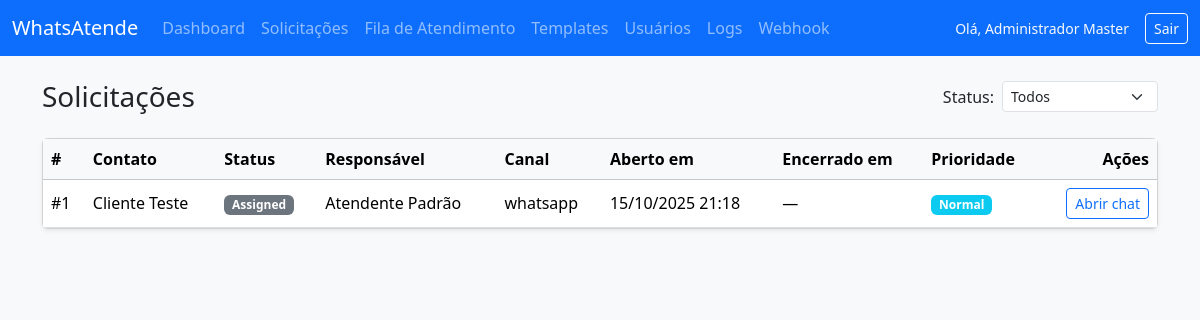
The app's page /admin/tickets (signed in) with its own data.
### tables this page shows
CREATE TABLE IF NOT EXISTS tickets (
    id BIGINT UNSIGNED AUTO_INCREMENT PRIMARY KEY,
    contact_id BIGINT UNSIGNED NOT NULL,
    subject VARCHAR(191) NULL,
    status ENUM('open','assigned','resolved','closed') NOT NULL DEFAULT 'open',
    priority ENUM('low','normal','high','urgent') NOT NULL DEFAULT 'normal',
    assigned_user_id BIGINT UNSIGNED NULL,
    opened_at DATETIME NOT NULL DEFAULT CURRENT_TIMESTAMP,
    closed_at DATETIME NULL,
    sla_due_at DATETIME NULL,
    channel VARCHAR(60) NOT NULL DEFAULT 'whatsapp',
    CONSTRAINT fk_tickets_contact FOREIGN KEY (contact_id) REFERENCES contacts(id)
        ON UPDATE CASCADE,
    CONSTRAINT fk_tickets_assigned_user FOREIGN KEY (assigned_user_id) REFERENCES users(id)
        ON UPDATE CASCADE
);

CREATE TABLE IF NOT EXISTS contacts (
    id BIGINT UNSIGNED AUTO_INCREMENT PRIMARY KEY,
    external_id VARCHAR(190) NOT NULL UNIQUE,
    display_name VARCHAR(150) NULL,
    phone VARCHAR(25) NULL,
    email VARCHAR(190) NULL,
    last_interaction_at DATETIME NULL,
    created_at DATETIME NOT NULL DEFAULT CURRENT_TIMESTAMP,
    updated_at DATETIME NOT NULL DEFAULT CURRENT_TIMESTAMP ON UPDATE CURRENT_TIMESTAMP
);

CREATE TABLE IF NOT EXISTS users (
    id BIGINT UNSIGNED AUTO_INCREMENT PRIMARY KEY,
    role_id TINYINT UNSIGNED NOT NULL,
    full_name VARCHAR(150) NOT NULL,
    email VARCHAR(190) NOT NULL UNIQUE,
    cpf CHAR(11) NOT NULL UNIQUE,
    password_hash VARCHAR(255) NOT NULL,
    is_active TINYINT(1) NOT NULL DEFAULT 1,
    last_login_at DATETIME NULL,
    created_at DATETIME NOT NULL DEFAULT CURRENT_TIMESTAMP,
    updated_at DATETIME NOT NULL DEFAULT CURRENT_TIMESTAMP ON UPDATE CURRENT_TIMESTAMP,
    CONSTRAINT fk_users_role FOREIGN KEY (role_id) REFERENCES roles(id)
        ON UPDATE CASCADE
);

### app/helpers.php (called while the page is built, shortened)
<?php
function base_path(string $path = ''): string
{
    $base = dirname(__DIR__);
    return $path === '' ? $base : $base . DIRECTORY_SEPARATOR . ltrim($path, DIRECTORY_SEPARATOR);
}
function view(string $name, array $data = []): void
{
    $viewPath = base_path('app/Views/' . str_replace(['.', '\\'], '/', $name) . '.php');
    extract($data, EXTR_SKIP);
    require $viewPath;
}

### app/Controllers/Admin/TicketController.php (called while the page is built, shortened)
<?php
class TicketController
{
    public function index(): void
    {
        $status = filter_input(INPUT_GET, 'status', FILTER_SANITIZE_FULL_SPECIAL_CHARS) ?: null;
        $tickets = $this->ticketService->listTickets($status);
        view('admin/tickets/index', [
            'tickets' => $tickets,
            'statusFilter' => $status,
        ]);
    }
}

### app/Services/TicketService.php (called while the page is built, shortened)
<?php
class TicketService
{
    public function listTickets(?string $status = null): array
    {
        $sql = 'SELECT t.id, t.status, t.priority, t.opened_at, t.closed_at, t.channel, '
            . 'c.display_name AS contact_name, u.full_name AS agent_name '
            . 'FROM tickets t '
            . 'INNER JOIN contacts c ON c.id = t.contact_id '
            . 'LEFT JOIN users u ON u.id = t.assigned_user_id';
        $sql .= ' ORDER BY t.opened_at DESC';
        $stmt = $this->connection->prepare($sql);
        $stmt->execute();
        return $stmt->fetchAll(PDO::FETCH_ASSOC);
    }
}

### app/Views/admin/tickets/index.php (the view, shortened to what this page needs)
<!doctype html>
<html lang="pt-BR">
<head>
    <link href="https://cdn.jsdelivr.net/npm/bootstrap@5.3.3/dist/css/bootstrap.min.css" rel="stylesheet">
</head>
<body class="bg-light">
<?php include base_path('app/Views/admin/partials/nav.php'); ?>
<div class="container py-4">
    <div class="d-flex justify-content-between align-items-center mb-4">
        <h1 class="h3 mb-0">Solicitações</h1>
        <form class="d-flex align-items-center gap-2" method="GET" action="/admin/tickets">
            <label for="status" class="form-label mb-0">Status:</label>
            <select name="status" id="status" class="form-select form-select-sm" onchange="this.form.submit()">
                <option value="">Todos</option>
            </select>
        </form>
    </div>
    <div class="card shadow-sm">
        <div class="card-body p-0">
            <div class="table-responsive">
                <table class="table align-middle mb-0">
                    <thead class="table-light">
                    <tr>
                        <th>#</th>
                        <th>Contato</th>
                        <th>Status</th>
                        <th>Responsável</th>
                        <th>Canal</th>
                        <th>Aberto em</th>
                        <th>Encerrado em</th>
                        <th>Prioridade</th>
                        <th class="text-end">Ações</th>
                    </tr>
                    </thead>
                    <tbody>
                    <?php foreach ($tickets as $ticket): ?>
                        <tr>
                            <td>#<?= htmlspecialchars((string) ($ticket['id'] ?? '')) ?></td>
                            <td><?= htmlspecialchars((string) ($ticket['contact_name'] ?? '')) ?></td>
                            <td><span class="badge bg-secondary text-capitalize"><?= htmlspecialchars((string) ($ticket['status'] ?? '')) ?></span></td>
                            <td><?= htmlspecialchars((string) ($ticket['agent_name'] ?? 'Não atribuído')) ?></td>
                            <td><?= htmlspecialchars((string) ($ticket['channel'] ?? 'whatsapp')) ?></td>
                            <td><?= htmlspecialchars(date('d/m/Y H:i', strtotime($ticket['opened_at'] ?? 'now'))) ?></td>
                            <td><?= !empty($ticket['closed_at']) ? htmlspecialchars(date('d/m/Y H:i', strtotime($ticket['closed_at']))) : '—' ?></td>
                            <td><span class="badge bg-info text-capitalize"><?= htmlspecialchars((string) ($ticket['priority'] ?? 'normal')) ?></span></td>
                            <td class="text-end">
                                <a href="/tickets/<?= urlencode((string) ($ticket['id'] ?? '')) ?>" class="btn btn-sm btn-outline-primary">Abrir chat</a>
                            </td>
                        </tr>
                    <?php endforeach; ?>
                    </tbody>
                </table>
            </div>
        </div>
    </div>
</div>
</body>
</html>

### public/index.php (shortened to what this page needs)
<?php
require __DIR__ . '/../app/helpers.php';
if (!function_exists('resolve')) {
    function resolve(string $abstract): mixed
    {
        $entry = $GLOBALS['container'][$abstract];
        if (is_callable($entry)) {
            $entry = $entry();
        }
        return $entry;
    }
}
$routes = require base_path('routes/web.php');
$uri = parse_url($_SERVER['REQUEST_URI'] ?? '/', PHP_URL_PATH) ?: '/';
foreach ($routes as [$httpVerb, $pattern, $handler]) {
    $regex = '#^' . preg_replace('#\{([^}/]+)\}#', '(?P<$1>[^/]+)', $pattern) . '$#';
    if (!preg_match($regex, $uri, $matches)) {
        continue;
    }
    $params = array_filter(
        $matches,
        static fn ($key) => !is_int($key),
        ARRAY_FILTER_USE_KEY
    );
    $params = array_map(static fn ($value) => is_numeric($value) ? (int) $value : $value, $params);
    if (is_array($handler)) {
        [$class, $action] = $handler;
        $controller = resolve($class);
        $controller->{$action}(...array_values($params));
    } elseif (is_callable($handler)) {
        $handler(...array_values($params));
    }
    break;
}

### records on screen
tickets: id "1", contact.display_name "Cliente Teste", status "Assigned", assigned_user.full_name "Atendente Padrão", channel "whatsapp", opened_at "15/10/2025 21:18", priority "Normal"
